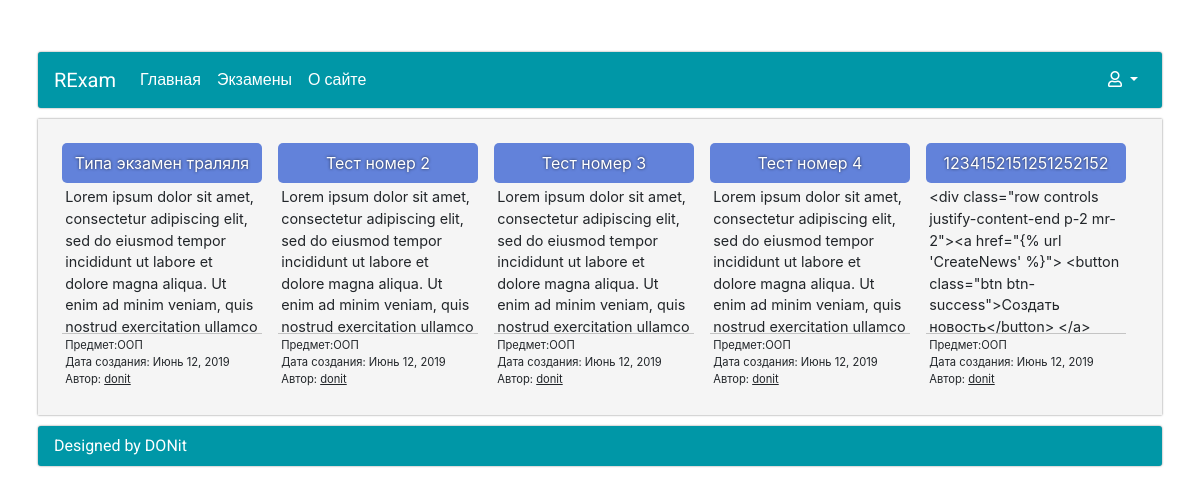
The app's page /exams/list/, older data.
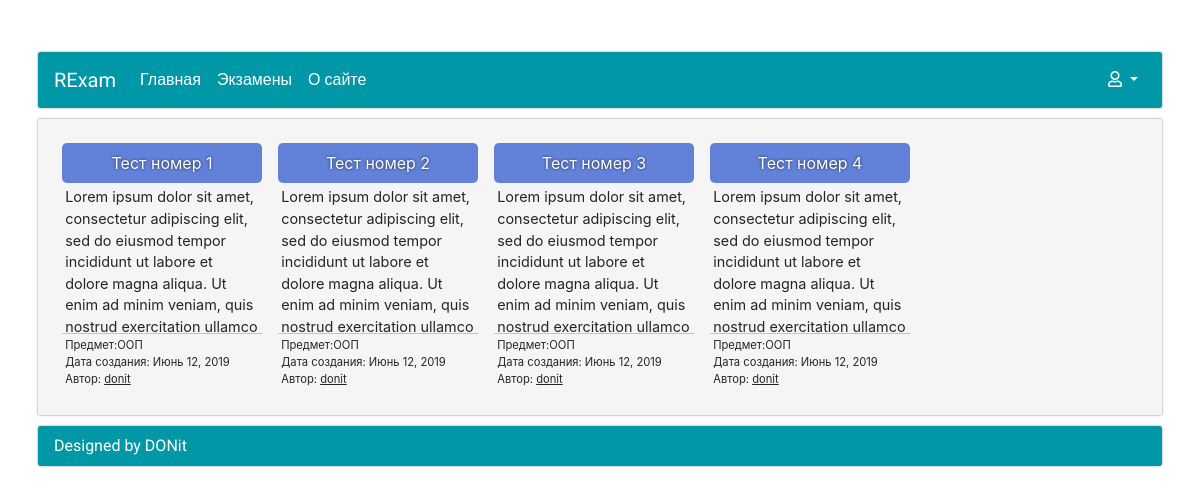
The same page, newer data.
### Exams/models.py (models this page shows, shortened)
class ExamModel(models.Model):
    name = models.CharField(max_length=20, verbose_name=u'Имя экзамена')
    description = models.TextField(verbose_name=u'Описание экзамена', blank=True)
    author = models.ForeignKey(RExamUserModel, on_delete=models.SET_NULL, verbose_name=u'Автор', null=True)
    date = models.DateField(auto_now_add=True, verbose_name=u'Дата создания')
    subject = models.ForeignKey(SubjectModel, on_delete=models.SET_NULL, null=True, verbose_name=u'Предмет')
    class Meta:
        verbose_name = u'Экзамен'
        verbose_name_plural = u'Экзамены'

class SubjectModel(models.Model):
    name = models.CharField(max_length=20, verbose_name=u'Имя предмета')
    def __str__(self):
        return self.name
    class Meta:
        verbose_name = u'Предмет'
        verbose_name_plural = u'Предметы'

### Accounts/models.py (models this page shows)
class RExamUserModel(AbstractUser):
    middle_name = models.CharField(max_length=20, blank=True, null=False, verbose_name=u'Отчество')
    study_group = models.ForeignKey(StudyGroupModel, on_delete=models.SET_NULL, null=True, blank=True,
                                    verbose_name=u'Учебная группа')
    REQUIRED_FIELDS = ['email', 'first_name', 'last_name']
    def __str__(self):
        return self.username
    class Meta:
        verbose_name = u'Пользователь'
        verbose_name_plural = u'Пользователи'

### Exams/views.py (the view)
# urls.py: path('list/', views.ExamsListView.as_view(), name='ListExams'),
class ExamsListView(ListView):
    model = ExamModel
    ordering = ['-date']
    paginate_by = 10
    template_name = 'Exams/ListExamsTemplate.html'

### templates/Exams/ListExamsTemplate.html (shortened to what this page needs)
{% extends 'RExam/MainTemplate.html' %}
{% load static %}
{% block head %}
    <link rel="stylesheet" href="{% static 'Exams/style.css' %}"/>
{% endblock head %}
{% block content %}
    <div class="d-flex flex-row flex-wrap">
        {% for exam in object_list %}
            <div class="exam-content">
                <div class="exam-header">
                    <a class="exam-link" href="{% url 'DetailExam' exam.id %}">
                        <div class="exam-name">{{ exam.name }}</div>
                    </a>
                </div>
                <div class="exam-wrapper">
                    <div class="exam-description">{% if exam.description %}{{ exam.description }}{% endif %}</div>
                    <div class="exam-footer">
                        <div class="row">
                            <div class="exam-subject">Предмет:{{ exam.subject }}</div>
                            <div class="exam-date">Дата создания: {{ exam.date }}</div>
                            <div class="exam-author">Автор: <u>{{ exam.author }}</u></div>
                        </div>
                    </div>
                </div>
            </div>
        {% empty %}
            <p>Экзамены отсутствуют...</p>
        {% endfor %}
    </div>
{% endblock content %}

Row changes from the older to the newer data that the page shows:
removed ExamModel: name "1234152151251252152", description "<div class=\"row controls justify-content-end p-2 mr-2\"><a href=\"{% url 'CreateNews' %}\"> <button class=\"btn btn-success\">Создать новость</button>…", subject "ООП", date "Июнь 12, 2019", author "donit"
changed ExamModel: name "Типа экзамен траляля" → "Тест номер 1"
